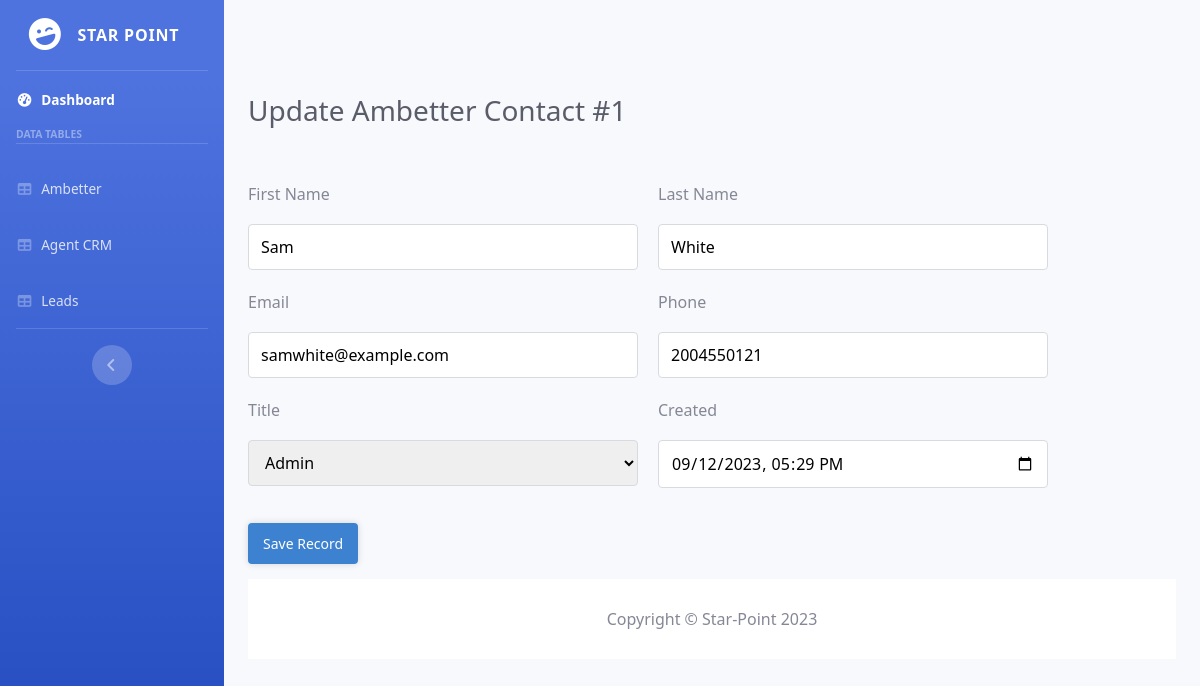
/View/CRM/update.php?id=1, run on the app's committed database.
### tables this page shows
CREATE TABLE `Customers` (
  `id` int NOT NULL,
  `first_name` varchar(50) NOT NULL,
  `last_name` varchar(50) NOT NULL,
  `email` varchar(255) NOT NULL,
  `phone` varchar(255) NOT NULL,
  `title` varchar(255) NOT NULL,
  `created` datetime NOT NULL DEFAULT CURRENT_TIMESTAMP
);

### View/CRM/update.php (the view, shortened to what this page needs)
<?php
include '../../php/functions.php';
$pdo = pdo_connect_mysql();
$stmt = $pdo->prepare('SELECT * FROM Customers WHERE id = ?');
$stmt->execute([ $_GET['id'] ]);
$contact = $stmt->fetch(PDO::FETCH_ASSOC);
?>
<?=CRM_header('Ambetter - Update')?>
<div id="content-wrapper" class="d-flex flex-column">
    <div id="content">
        <nav class="navbar navbar-expand navbar-light topbar mb-4 static-top">
        </nav>
        <div class=container-fluid>
            <div class="d-sm-flex align-items-center justify-content-between mb-4">
                <div class="wrap">
                    <h1 class="h3 mb-0 text-gray-800">Update Ambetter Contact #<?=$contact['id']?></h1>
                </div>
            </div>
            <form action="?id=<?=$contact['id']?>" method="post" class="crud-form">
                <div class="cols">
                    <div class="style-form-control">
                        <label for="first_name">First Name</label>
                        <input type="text" name="first_name" id="first_name" value="<?=$contact['first_name']?>" placeholder="John" required>
                    </div>
                    <div class="style-form-control">
                        <label for="last_name">Last Name</label>
                        <input type="text" name="last_name" id="last_name" value="<?=$contact['last_name']?>" placeholder="Doe" required>
                    </div>
                    <div class="style-form-control">
                        <label for="email">Email</label>
                        <input type="email" name="email" id="email" value="<?=$contact['email']?>" placeholder="Email Address" required>
                    </div>
                    <div class="style-form-control">
                        <label for="phone">Phone</label>
                        <input type="tel" name="phone" id="phone" value="<?=$contact['phone']?>" placeholder="Phone Number" required>
                    </div>
                    <div class="style-form-control">
                        <label for="title">Title</label>
                        <select name="title" id="title" required>
                            <option value="admin"<?=$contact['title']=='Manager'?' selected':''?>>Admin</option>
                        </select>
                    </div>
                    <div class="style-form-control">
                        <label for="created">Created</label>
                        <input type="datetime-local" name="created" id="created" value="<?=date('Y-m-d\TH:i', strtotime($contact['created']))?>" placeholder="Created" required>
                    </div>
                </div>
                <button type="submit" name="submit" class="btn">Save Record</button>
            </form>
            <?=CRM_footer()?>
        </div>
    </div>
</div>

### css/CRM/style.css (style rules this page uses)
* { box-sizing: border-box; font-family: system-ui, "Segoe UI", Roboto, Helvetica, Arial, sans-serif, "Apple Color Emoji", "Segoe UI Emoji", "Segoe UI Symbol"; font-size: 16px; }
body { background-color: #FFFFFF; margin: 0; }
.btn { display: inline-block; -webkit-appearance: none; -moz-appearance: none; appearance: none; border: none; text-decoration: none; background-color: #3d82d1; box-shadow: 0 0 7px 0 rgba(0, 0, 0, 0.15); font-weight: 500; border-radius: 4px; font-size: 14px; color: #FFFFFF; padding: 10px 15px; margin: 15px 0; cursor: pointer; transition: background-color 0.15s ease; }
.crud-form input[type=text], .crud-form input[type=email], .crud-form input[type=password], .crud-form input[type=number], .crud-form input[type=tel], .crud-form input[type=date], .crud-form input[type=datetime-local], .crud-form input[type=file], .crud-form select, .crud-form textarea { display: inline-block; padding: 10px 12px; margin-bottom: 15px; border: 1px solid #d7dbdf; border-radius: 4px; }
.crud-form input[type=text]::placeholder, .crud-form input[type=email]::placeholder, .crud-form input[type=password]::placeholder, .crud-form input[type=number]::placeholder, .crud-form input[type=tel]::placeholder, .crud-form input[type=date]::placeholder, .crud-form input[type=datetime-local]::placeholder, .crud-form input[type=file]::placeholder, .crud-form select::placeholder, .crud-form textarea::placeholder { color: #a8acaf; }
.crud-form .style-form-control { display: inline-flex; flex-flow: column; flex-wrap: wrap; width: calc(50% - 10px); padding-bottom: 5px; }
.crud-form .style-form-control label:nth-child(1) { display: block; padding: 0 0 10px 0; }
.crud-form .cols { display: flex; justify-content: space-between; flex-wrap: wrap; max-width: 800px; width: 100%; padding-top: 30px; }

### data on the page
customers: id "1", first_name "Sam", last_name "White", email "samwhite@example.com", phone "2004550121", title "Admin", created "09/12/2023 17:29"
